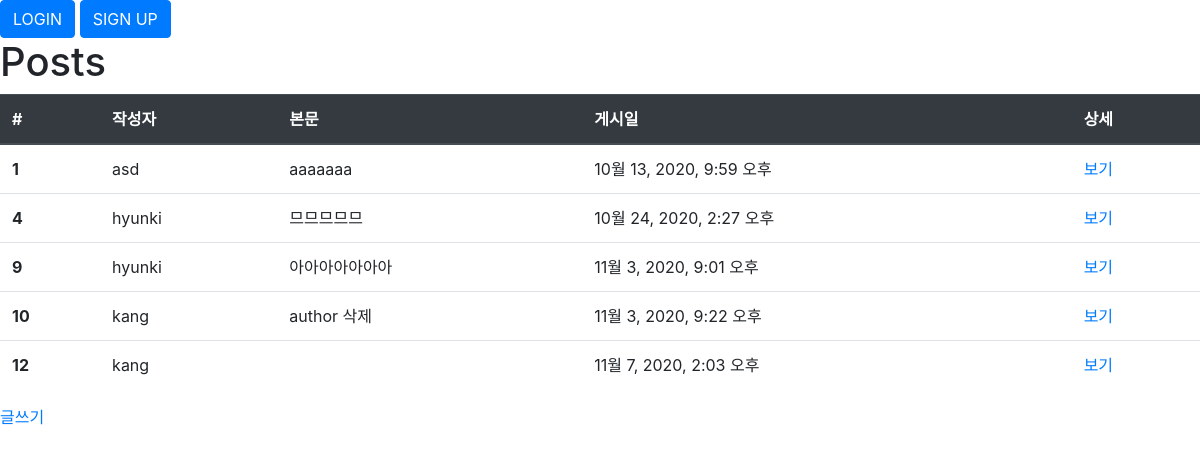
/posts/, run on the app's committed database.
### posts/models.py (models this page shows, shortened)
class Post(models.Model):
    user = models.ForeignKey(User, on_delete=models.CASCADE)
    body = models.TextField()
    image = models.ImageField(upload_to='posts', null=True)
    created_at = models.DateTimeField()
    liked_users = models.ManyToManyField(User, related_name='liked_posts')

### posts/views.py (the view)
# urls.py: path('', views.index, name='index'),
def index(request):
    posts = Post.objects.all()
    context = {'posts': posts}
    return render(request, 'posts/index.html', context)

### posts/templates/posts/index.html
{% extends "base.html" %}
{% load static %}
{% block style %}
  <link rel="stylesheet" href="{% static 'posts/style.css'%}" />
{% endblock %}
{% block content %}
  <div class="">
    <h1>Posts</h1>
    {% if posts %}
    <table class="table">
      <thead class="thead-dark">
        <tr>
          <th>#</th>
          <th>작성자</th>
          <th>본문</th>
          <th>게시일</th>
          <th>상세</th>
        </tr>
      </thead>
      <tbody>
        {% for post in posts %}
        <tr>
          <th>{{ post.id }}</th>
          <td>{{ post.user.get_username }}</td>
          <td>{{ post.body }}</td>
          <td>{{ post.created_at }}</td>
          <td><a href="{% url 'posts:detail' post.id %}">보기</a></td>
        </tr>
        {% endfor %}
      </tbody>
    </table>
    {% else %}
      <p>No Posts.</p>
    {% endif %}
    <a href="{% url 'posts:new' %}">글쓰기</a>
  </div>
{% endblock %}

### templates/base.html (shortened to what this page needs)
{% load static %}
<!DOCTYPE html>
<html lang="ko">
  <head>
    <link rel="stylesheet" href="{% static 'style.css'%}" />
    <link rel="stylesheet" href="https://cdn.jsdelivr.net/npm/bootstrap@4.5.3/dist/css/bootstrap.min.css"
>
    {% block style %}
    {% endblock %}
  </head>
  <body>
    {% if user.is_authenticated %}
      <div class="">
        <form action="{% url 'accounts:logout' %}" method="POST">
          {% csrf_token %}
          {{ user.get_username }}님 환영합니다.
          <button type="submit" class="btn btn-primary">LOGOUT</button>
        </form>
      </div>
    {% else %}
      <div class="">
        <a href="{% url 'accounts:login' %}">
          <button type="submit" class="btn btn-primary">LOGIN</button>
        </a>
        <a href="{% url 'accounts:sign_up' %}">
          <button type="submit" class="btn btn-primary">SIGN UP</button>
        </a>
      </div>
    {% endif %}
    {% block content %}
    {% endblock %}
  </body>
</html>

### static/style.css (style rules this page uses)
* { margin: 0px; padding: 0px; box-sizing: border-box; }

### data on the page
Post: id "1", user.get_username "asd", body "aaaaaaa", created_at "10월 13, 2020, 9:59 오후"
Post: id "4", user.get_username "hyunki", body "므므므므므", created_at "10월 24, 2020, 2:27 오후"
Post: id "9", user.get_username "hyunki", body "아아아아아아아", created_at "11월 3, 2020, 9:01 오후"
Post: id "10", user.get_username "kang", body "author 삭제", created_at "11월 3, 2020, 9:22 오후"
Post: id "12", user.get_username "kang", created_at "11월 7, 2020, 2:03 오후"
